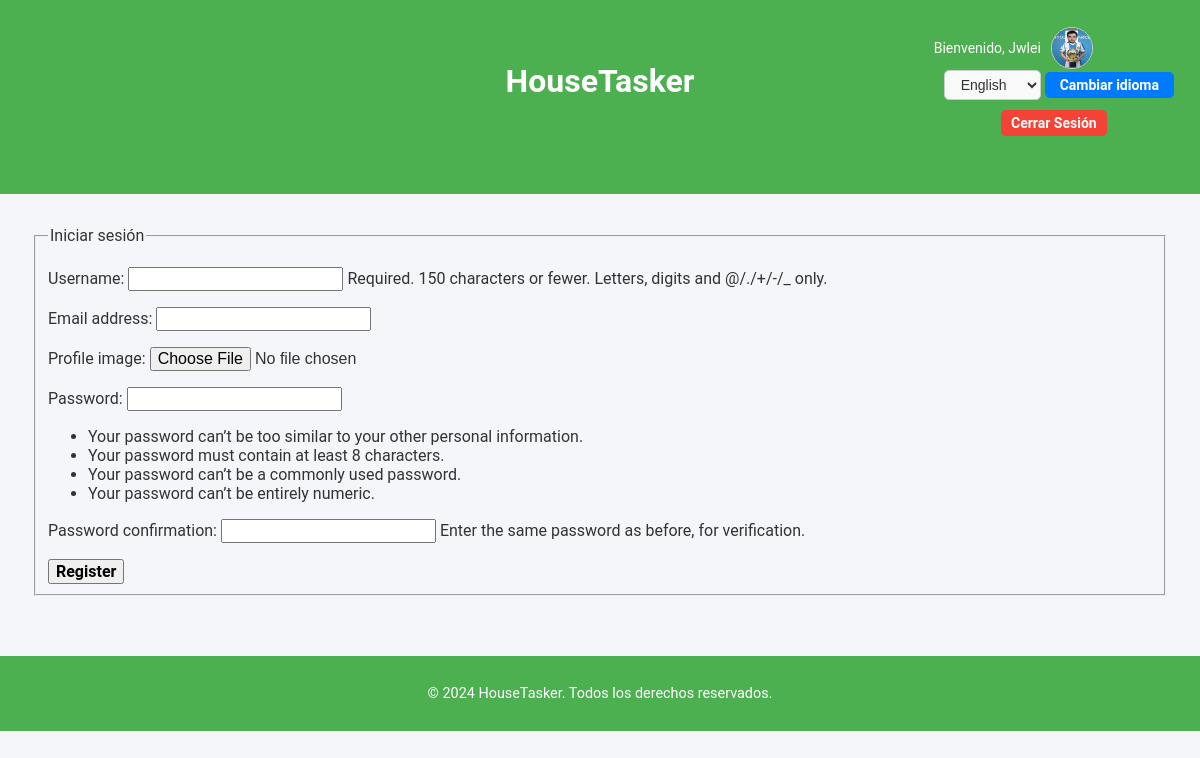
The page /es/accounts/register/ (signed in) on the database its author committed.
### appHouseTasker/models.py (models this page shows, shortened)
class CustomUser(AbstractUser):
    profile_image = models.ImageField(upload_to='profile-pictures/', blank=True, null=True)

### appHouseTasker/views.py (the view, shortened to what this page needs)
# urls.py: path('accounts/register/', RegisterView.as_view(), name='register'),  # Registration page
class RegisterView(View):
    form_class = CustomUserCreationForm
    template_name = 'register.html'
    def get(self, request):
        form = self.form_class()
        return render(request, self.template_name, {'form': form})

### appHouseTasker/forms.py
class CustomUserCreationForm(UserCreationForm):
    class Meta(UserCreationForm):
        model = CustomUser
        fields = ("username", "email", "profile_image")

### appHouseTasker/templates/register.html (shortened to what this page needs)
{% extends "base.html" %}
{% block nav %}
    {% load i18n %}
{% endblock %}
{% block main %}
<form action="{% url 'register' %}" method="POST" enctype="multipart/form-data">
  <fieldset class="loginFieldset">
    <legend>{% trans "Iniciar sesión" %}</legend>
    {{ form.as_p }}
    <button type="submit">{% trans "Register" %}</button>
  </fieldset>
</form>
{% endblock %}

### appHouseTasker/templates/base.html (shortened to what this page needs)
{% load static %}
{% load i18n %}
<!DOCTYPE html>
<html lang="es">
	<head>
		<link rel="stylesheet" href="{% static 'css/ht.css' %}">
		<link rel="stylesheet" href="{% static 'css/fonts.css' %}">
	</head>
	<body>
		<header>
            <div class="header-container">
                <h1>{% block header-title %}HouseTasker{% endblock %}</h1>
                <div class="user-info">
                    {% if user.is_authenticated %}
                        <div class="profile">
                            <p>{% trans "Bienvenido" %}, {{ user.username }}</p>
                            {% if user.profile_image %}
                                <img src="{{ user.profile_image.url }}" alt="Profile picture" class="profile-pic">
                            {% else %}
                                <img src="{% static 'img/default_pfp.png' %}" alt="Default profile picture" class="profile-pic">
                            {% endif %}
                        </div>
                        <div class="language-form">
                            <form method="post" action="{% url 'set_language' %}">
                                <select name="language">
                                    <option value="en" {% if LANGUAGE_CODE == "en" %}selected{% endif %}>English</option>
                                </select>
                                <button type="submit">{% trans "Cambiar idioma" %}</button>
                            </form>
                        </div>
                        <div class="logout">
                            <form method="POST" action="{% url 'logout' %}">
                                <button type="submit" class="logout-btn">{%trans "Cerrar Sesión" %}</button>
                            </form>
                        </div>
                    {% endif %}
                </div>
            </div>
        </header>
		<main>
			{% block main %}
			{% endblock %}
		</main>
		<footer>
			<p>© 2024 HouseTasker. Todos los derechos reservados.</p>
		</footer>
	</body>
</html>

### appHouseTasker/static/css/ht.css (style rules this page uses)
body, html { font-family: Arial, sans-serif; margin: 0; padding: 0; color: #333; background-color: #f4f6f9; }
header, footer { background-color: #4CAF50; color: white; text-align: center; padding: 1em; }
h1 { font-size: 2em; margin: 0; }
main { padding: 2em; }
footer { margin-top: 2em; font-size: 0.9em; }
.header-container { display: grid; grid-template-columns: 1fr auto 1fr; align-items: center; padding: 10px; position: relative; }
.header-container h1 { grid-column: 2; text-align: center; margin: 0; }
.user-info { grid-column: 3; justify-self: end; }
.user-info .profile { display: flex; align-items: center; }
.user-info .profile p { margin-right: 10px; font-size: 14px; }
.profile-pic { width: 40px; height: 40px; border-radius: 50%; border: 1px solid #ccc; }
.logout { margin-top: 10px; }
.logout-btn { background-color: #f44336; color: white; border: none; padding: 5px 10px; font-size: 14px; cursor: pointer; border-radius: 5px; transition: background-color 0.3s ease; }
.language-form { display: flex; align-items: center; justify-content: flex-start; gap: 10px; margin-left: 10px; }
.language-form select { border: 1px solid #ccc; border-radius: 5px; padding: 5px 12px; font-size: 14px; color: #333; background-color: #f9f9f9; transition: border-color 0.3s ease; }
.language-form button { background-color: #007bff; color: white; border: none; border-radius: 5px; padding: 5px 15px; font-size: 14px; cursor: pointer; transition: background-color 0.3s ease; }

### rows shown on the page
CustomUser: username "Jwlei", profile_image (picture)
